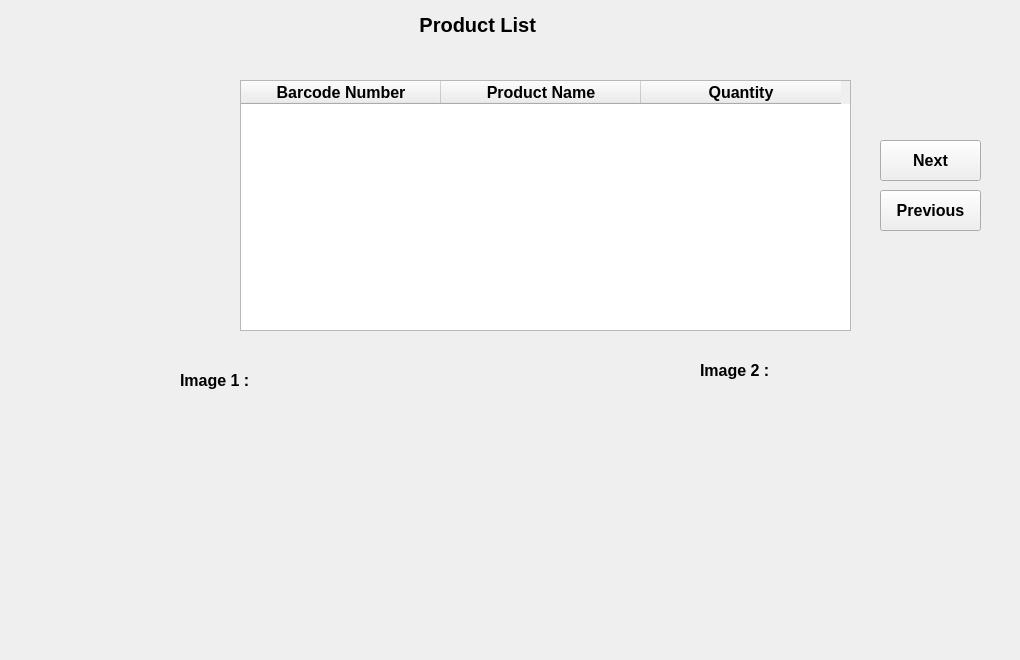
    <widget class="QWidget" name="pageCatalogue">
     <widget class="QLabel" name="label_6">
      <property name="geometry">
       <rect>
        <x>290</x>
        <y>10</y>
        <width>381</width>
        <height>31</height>
       </rect>
      </property>
      <property name="font">
       <font>
        <pointsize>15</pointsize>
        <weight>75</weight>
        <bold>true</bold>
       </font>
      </property>
      <property name="text">
       <string>&lt;html&gt;&lt;head/&gt;&lt;body&gt;&lt;p align=&quot;center&quot;&gt;Product List &lt;/p&gt;&lt;/body&gt;&lt;/html&gt;</string>
      </property>
     </widget>
     <widget class="QTableWidget" name="productListCatalogue">
      <property name="geometry">
       <rect>
        <x>240</x>
        <y>80</y>
        <width>611</width>
        <height>251</height>
       </rect>
      </property>
      <property name="sizePolicy">
       <sizepolicy hsizetype="Minimum" vsizetype="Minimum">
        <horstretch>0</horstretch>
        <verstretch>0</verstretch>
       </sizepolicy>
      </property>
      <property name="font">
       <font>
        <pointsize>12</pointsize>
        <weight>75</weight>
        <bold>true</bold>
       </font>
      </property>
      <property name="lineWidth">
       <number>3</number>
      </property>
      <property name="columnCount">
       <number>3</number>
      </property>
      <attribute name="horizontalHeaderDefaultSectionSize">
       <number>200</number>
      </attribute>
      <column>
       <property name="text">
        <string>Barcode Number</string>
       </property>
       <property name="font">
        <font>
         <pointsize>12</pointsize>
         <weight>75</weight>
         <bold>true</bold>
        </font>
       </property>
      </column>
      <column>
       <property name="text">
        <string>Product Name</string>
       </property>
       <property name="font">
        <font>
         <pointsize>12</pointsize>
         <weight>75</weight>
         <bold>true</bold>
        </font>
       </property>
      </column>
      <column>
       <property name="text">
        <string>Quantity</string>
       </property>
       <property name="font">
        <font>
         <pointsize>12</pointsize>
         <weight>75</weight>
         <bold>true</bold>
        </font>
       </property>
      </column>
     </widget>
     <widget class="QPushButton" name="btnNextCatalogue">
      <property name="geometry">
       <rect>
        <x>880</x>
        <y>140</y>
        <width>101</width>
        <height>41</height>
       </rect>
      </property>
      <property name="font">
       <font>
        <pointsize>12</pointsize>
        <weight>75</weight>
        <bold>true</bold>
       </font>
      </property>
      <property name="text">
       <string>Next</string>
      </property>
     </widget>
     <widget class="QPushButton" name="btnPreviousCatalogue">
      <property name="geometry">
       <rect>
        <x>880</x>
        <y>190</y>
        <width>101</width>
        <height>41</height>
       </rect>
      </property>
      <property name="font">
       <font>
        <pointsize>12</pointsize>
        <weight>75</weight>
        <bold>true</bold>
       </font>
      </property>
      <property name="text">
       <string>Previous</string>
      </property>
     </widget>
     <widget class="QLabel" name="imageLabel1Catalogue">
      <property name="geometry">
       <rect>
        <x>100</x>
        <y>420</y>
        <width>431</width>
        <height>231</height>
       </rect>
      </property>
      <property name="text">
       <string/>
      </property>
      <property name="textFormat">
       <enum>Qt::AutoText</enum>
      </property>
      <property name="pixmap">
       <pixmap>../Bootstrap/image.png</pixmap>
      </property>
      <property name="scaledContents">
       <bool>true</bool>
      </property>
     </widget>
     <widget class="QLabel" name="imageLabel2Catalogue">
      <property name="geometry">
       <rect>
        <x>600</x>
        <y>420</y>
        <width>411</width>
        <height>231</height>
       </rect>
      </property>
      <property name="text">
       <string/>
      </property>
      <property name="textFormat">
       <enum>Qt::AutoText</enum>
      </property>
      <property name="pixmap">
       <pixmap>../Bootstrap/image.png</pixmap>
      </property>
      <property name="scaledContents">
       <bool>true</bool>
      </property>
     </widget>
     <widget class="QLabel" name="label_35">
      <property name="geometry">
       <rect>
        <x>180</x>
        <y>360</y>
        <width>111</width>
        <height>41</height>
       </rect>
      </property>
      <property name="font">
       <font>
        <pointsize>12</pointsize>
        <weight>75</weight>
        <bold>true</bold>
       </font>
      </property>
      <property name="text">
       <string>Image 1 : </string>
      </property>
     </widget>
     <widget class="QLabel" name="label_36">
      <property name="geometry">
       <rect>
        <x>700</x>
        <y>350</y>
        <width>111</width>
        <height>41</height>
       </rect>
      </property>
      <property name="font">
       <font>
        <pointsize>12</pointsize>
        <weight>75</weight>
        <bold>true</bold>
       </font>
      </property>
      <property name="text">
       <string>Image 2 : </string>
      </property>
     </widget>
    </widget>
